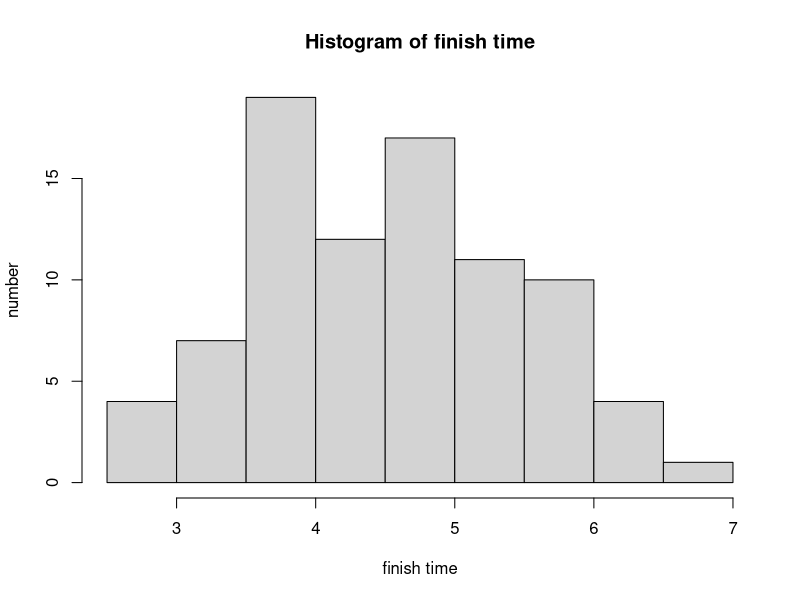
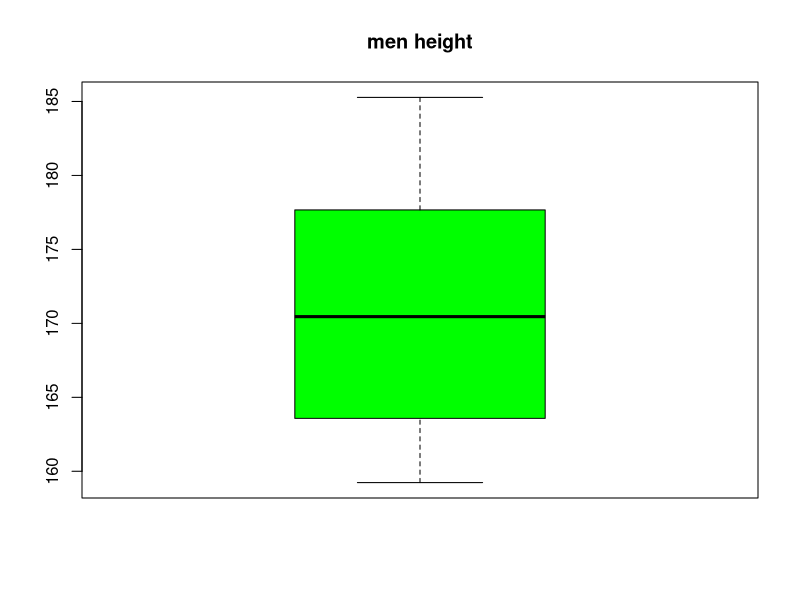
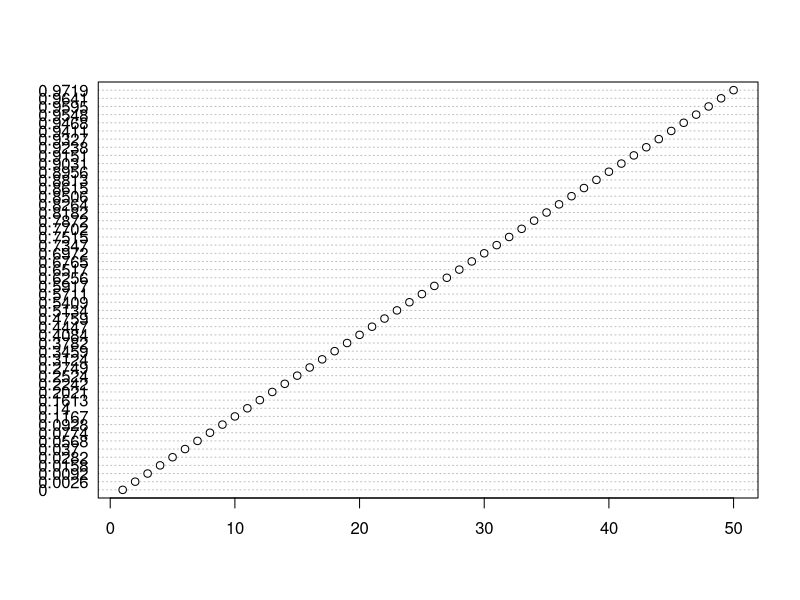

Write R code to recreate these figures, in order.
# task1
# 读取csv至dataframe
df <- read.csv("Chicago2013.csv")
# 计数国家
usa_count <- sum(df$Country == "USA")
num_different_countries <- length(unique(df$Country))
# 画finishtime草图
time_finish <- df$Time
hist(time_finish, main="Histogram of finish time",
     xlab="finish time", ylab="number")
# 随机抽十人
random_10 <- sample(df$Name, size=10)
# random_df <- data.frame(name=random_10, finish=df$finish)


# task2
# 创建一个100人小组
men_height <- rnorm(45, mean=172, sd=7)
women_height <- rnorm(55, mean=158.5, sd=6)
# 验证
print(mean(men_height))
print(sd(men_height))
# 画boxplot
boxplot(men_height, main="men height", col="green")
# 最大,最小,比xx大
print(max(men_height))
print(min(men_height))
print(sum(men_height>175))
# mean, median, quantile
print(median(men_height))
print(quantile(men_height))


# task3
# 26人随机分配生日
birthday_group <- sample(1:365, 26, replace=TRUE)
# 检查共享生日
length(birthday_group) == length(unique(birthday_group))
# 预测任意26人有共享生日的概率
shared_birthdays_count <- 0
for (i in 1:10000) {
  birthdays <- sample(1:365, 26, replace = TRUE)
  if (length(birthdays) != length(unique(birthdays))) {
    shared_birthdays_count <- shared_birthdays_count + 1
  }
}
probability_shared_birthday <- shared_birthdays_count / 10000
# n从1~50共享生日的概率预测与画图
probability_vector <- c()
for (n in 1:50){
  shared_birthdays_count <- 0
  for (i in 1:10000) {
    birthdays <- sample(1:365, n, replace = TRUE)
    if (length(birthdays) != length(unique(birthdays))) {
      shared_birthdays_count <- shared_birthdays_count + 1
    }
  }
  probability_vector <- c(probability_vector, 
                          shared_birthdays_count/10000)
}
dotchart(1:50, label=probability_vector)


# task4
# sample
ALT_data <- c(33.45, 24.67, 24.16, 21.27, 26.86, 27.38, 27.91, 
              26.15, 31.63, 28.12)
# mean/sd
mean_ALT <- mean(ALT_data)
sd_ALT <- sd(ALT_data)
# 取样
sample_ALT <- rnorm(10000, mean=mean_ALT, sd=sd_ALT)
# 根据条件猜概率
# if (40.2 %in% sample_ALT)
# if (any(sample_ALT > 33))
probability_in_condition <- 0
for (i in 1:10000) {
  sample_ALT <- rnorm(100, mean = mean_ALT, sd = sd_ALT)
  if (any(sample_ALT > 33)) {
    probability_in_condition <- probability_in_condition + 1
  }
}




# final
# 保存工作环境
save.image(file = "week2_practice.RData")

